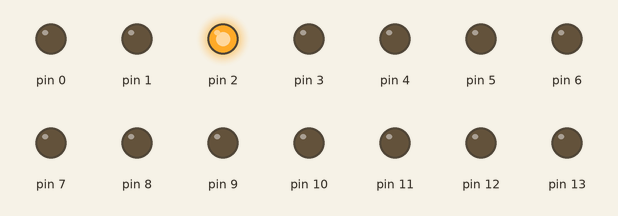
Simulated run of this sketch. Board: Arduino Uno, built with avr-gcc and run on an emulated ATmega328P. Shown: output pins drawn as LEDs (lit = HIGH).

Above: at 0.1 s.
At 0.7 s:
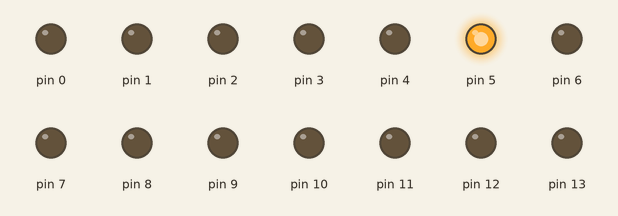
At 1.1 s:
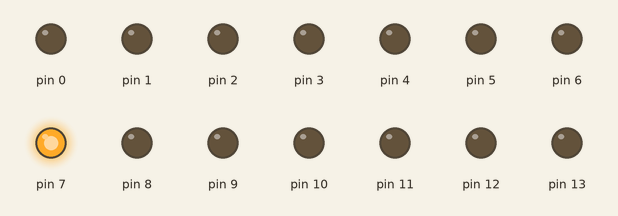
At 1.5 s:
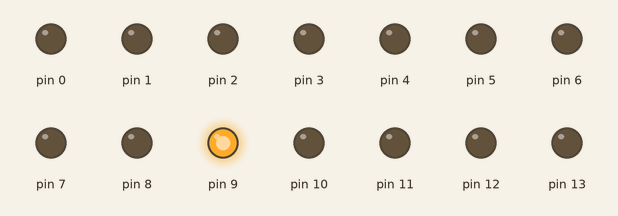
At 2.5 s:
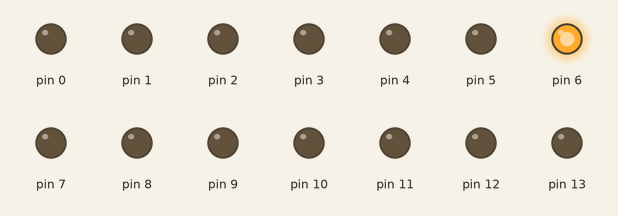
At 3.5 s:
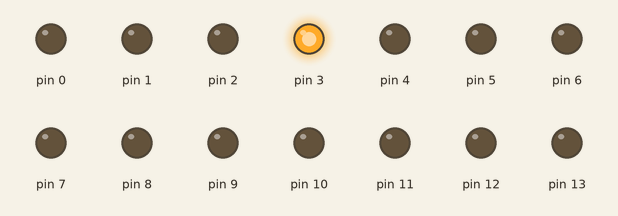
Timing chart, 0 to 3.8 s (numbered marks = the images above):
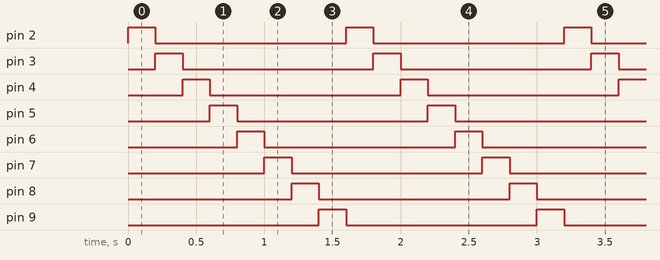

Measured:
- by itself, pin 2–9: alternates HIGH for 0.20 s and LOW for 1.4 s
- by itself, everything shown: repeats every 1.6 s, in 8 steps

The sketch:

assignment_1_wk1.ino
```cpp
void setup()
{
  DDRD=0xFF;
  DDRB=0xFF;
}

void loop()
{
 PORTD=0b00000100;
 PORTB=0b00000000;
 delay(200);
 for(int b=0;b<=4;b++)
 {
   PORTD=PORTD<<1;
   delay(200);
   if(b>=4)
   {
     PORTD=0x00;
     PORTB=0b00000001;
     delay(200);
     PORTB=PORTB<<1;
     delay(200);
   }
 }
}
```
